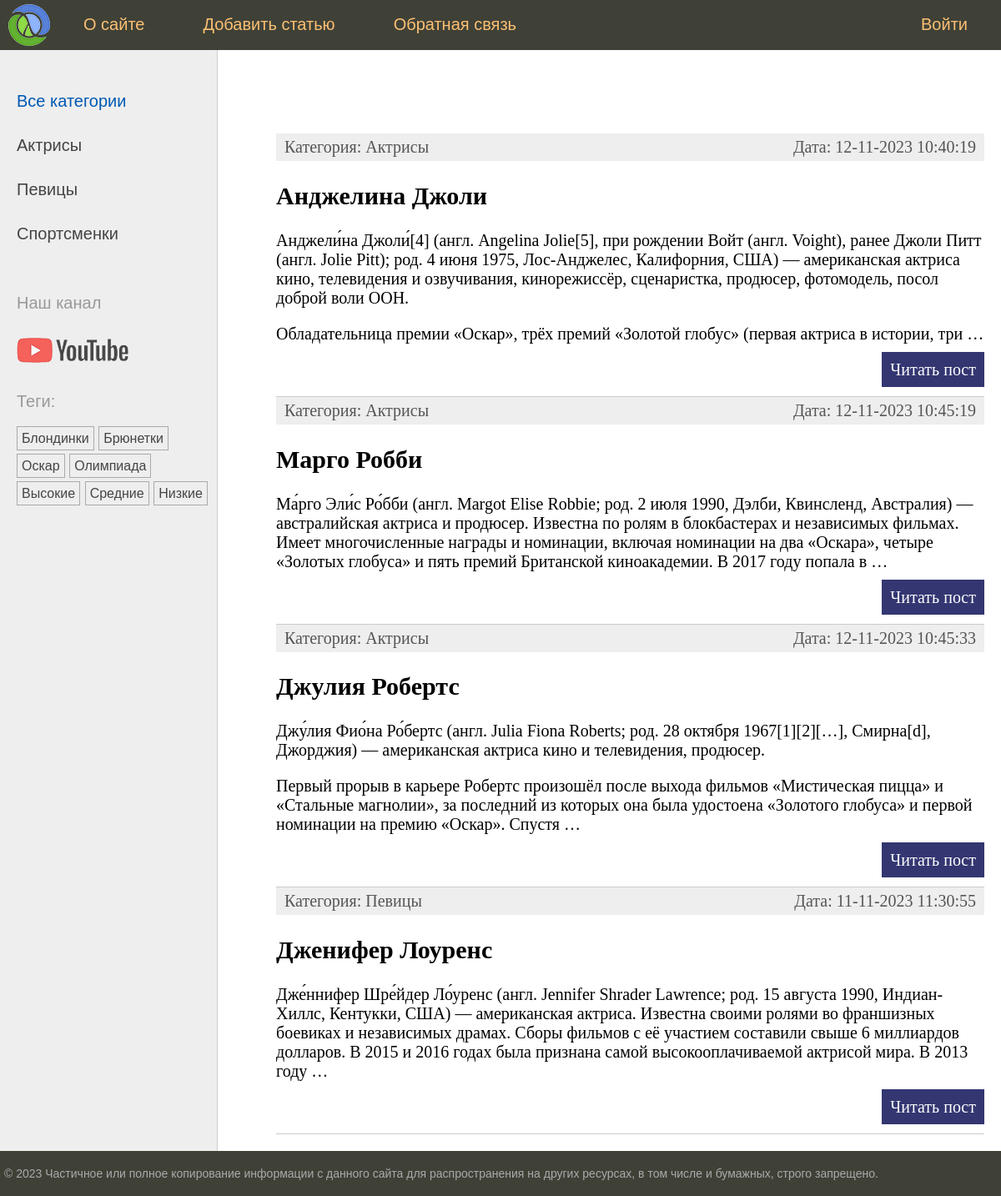
The page / on the database its author committed.
### women/models.py (models this page shows, shortened)
class Category(models.Model):
    name = models.CharField(max_length=100, db_index=True)
    slug = models.SlugField(max_length=255, unique=True, db_index=True)
    def get_absolute_url(self):
        return reverse('category', kwargs={'cat_slug': self.slug})

class TagPost(models.Model):
    tag = models.CharField(max_length=100, db_index=True)
    slug = models.SlugField(max_length=255, unique=True, db_index=True)
    def get_absolute_url(self):
        return reverse('tag', kwargs={'tag_slug': self.slug})

class Women(models.Model):
    class Status(models.IntegerChoices):
        DRAFT = 0, 'Черновик'
        PUBLISHED = 1, 'Опубликовано'
    title = models.CharField(max_length=255)
    slug = models.SlugField(max_length=255, unique=True, db_index=True)
    content = models.TextField(blank=True)
    time_create = models.DateTimeField(auto_now_add=True)
    time_update = models.DateTimeField(auto_now=True)
    is_published = models.BooleanField(choices=Status.choices, default=Status.DRAFT)
    cat = models.ForeignKey('Category', on_delete=models.PROTECT, related_name='posts')
    tags = models.ManyToManyField('TagPost', blank=True, related_name='tags')
    husband = models.OneToOneField('Husband', on_delete=models.SET_NULL, null=True, blank=True, related_name='wuman')
    objects = models.Manager()
    published = PublishedManager()
    class Meta:
        ordering = ['-time_create']
        indexes = [
            models.Index(fields=['-time_create']),
        ]
    def get_absolute_url(self):
        return reverse('post', kwargs={'post_slug': self.slug})

### women/views.py (the view)
# urls.py: path('', index, name='home'),
def index(request: HttpRequest) -> HttpResponse:
    posts = Women.published.all()
    data = {
        'title': 'Главная страница',
        'menu': menu,
        'posts': posts,
        'cat_selected': 0,
    }
    return render(request, 'women/index.html', context=data)

### women/models.py (called while the page is built)
    def get_queryset(self) -> models.QuerySet:
        return super().get_queryset().filter(is_published=Women.Status.PUBLISHED)

### women/templatetags/women_tags.py (called while the page is built)
@register.inclusion_tag('women/list_categories.html')
def show_categories(cat_selected: int = 0) -> dict[str, Category | int]:
    cats = Category.objects.all()
    return {'cats': cats, 'cat_selected': cat_selected}

@register.inclusion_tag('women/list_tags.html')
def show_all_tags() -> dict[str, TagPost]:
    return {'tags': TagPost.objects.all()}

### women/templates/women/index.html (shortened to what this page needs)
{% extends 'base.html' %}
{% block content %}
    <ul class="list-articles">
        {% for p in posts %}
            <li>
                <div class="article-panel">
                    <p class="first">Категория: {{ p.cat.name }}</p>
                    <p class="last">Дата: {{ p.time_update|date:"d-m-Y H:i:s" }}</p>
                </div>
                <h2>{{ p.title }}</h2>
                {% autoescape off %}
                    {{ p.content|linebreaks|truncatewords:50 }}
                {% endautoescape %}
                <p class="link-read-post"><a href="{{ p.get_absolute_url }}">Читать пост</a></p>
            </li>
        {% endfor %}
    </ul>
{% endblock %}

### women/templates/women/list_categories.html
{% for cat in cats %}
    {% if cat.id == cat_selected %}
        <li class="selected">{{ cat.name }}</li>
    {% else %}
        <li><a href="{{ cat.get_absolute_url }}">{{ cat.name }}</a></li>
    {% endif %}
{% endfor %}

### women/templates/women/list_tags.html
{% if tags %}
    <p>Теги: </p>
    <ul class="tags-list">
        {% for t in tags %}
            <li><a href="{{ t.get_absolute_url }}">{{ t.tag }}</a></li>
        {% endfor %}
    </ul>
{% endif %}

### women/static/women/css/styles.css (style rules this page uses)
html, body { font-family: 'Arial'; margin: 0; padding: 0; height: 100%; width: 100%; color: #444; }
a { color: #0059b2; text-decoration: none; }
p.link-read-post { text-align: right; }
p.link-read-post a { padding: 10px; min-width: 100px; background: #333671; color: #fff; text-decoration: none; }
div.article-panel { background: #eee; padding: 5px 10px 5px 10px; box-sizing: border-box; overflow: hidden; color: #555; }
div.article-panel p.first { margin: 0; float: left; }
div.article-panel p.last { margin: 0; float: right; }
ul.list-articles { list-style: none; margin: 0; padding: 0; }
ul.list-articles li { border-bottom: 1px solid #ccc; }
.left-chapters ul { width: 230px; margin: 0; padding: 20px 10px 10px 20px; list-style: none; font-size: 20px; }
.left-chapters ul li { margin: 30px 0 0 0; color: #999; }
.left-chapters ul li a { color: #444; text-decoration: none; }
ul.tags-list { width: 100%; margin: 0; padding: 0; list-style: none; }
ul.tags-list li { margin: 0; padding: 0 0 10px; display: inline-block; }
ul.tags-list li a { padding: 5px; font-size: 16px; border: 1px solid #aaa; }

### rows shown on the page
Category: name "Актрисы"
Category: name "Певицы"
Category: name "Спортсменки"
TagPost: tag "Блондинки"
TagPost: tag "Брюнетки"
TagPost: tag "Оскар"
TagPost: tag "Олимпиада"
TagPost: tag "Высокие"
TagPost: tag "Средние"
TagPost: tag "Низкие"
Women: cat.name "Актрисы", time_update "12-11-2023 10:40:19", title "Анджелина Джоли", content "Анджели́на Джоли́[4] (англ. Angelina Jolie[5], при рождении Войт (англ. Voight), ранее Джоли Питт (англ. Jolie Pitt); род. 4 июня 1975, Лос-Анджелес, Калифорния, США) — американская актриса кино, телевидения и озвучивания, кинорежиссёр, сценаристка, продюсер, фотомодель, посол доброй воли ООН. Обладательница премии «Оскар», трёх премий «Золотой глобус» (первая актриса в истории, три …"
Women: cat.name "Актрисы", time_update "12-11-2023 10:45:19", title "Марго Робби", content "Ма́рго Эли́с Ро́бби (англ. Margot Elise Robbie; род. 2 июля 1990, Дэлби, Квинсленд, Австралия) — австралийская актриса и продюсер. Известна по ролям в блокбастерах и независимых фильмах. Имеет многочисленные награды и номинации, включая номинации на два «Оскара», четыре «Золотых глобуса» и пять премий Британской киноакадемии. В 2017 году попала в …"
Women: cat.name "Актрисы", time_update "12-11-2023 10:45:33", title "Джулия Робертс", content "Джу́лия Фио́на Ро́бертс (англ. Julia Fiona Roberts; род. 28 октября 1967[1][2][…], Смирна[d], Джорджия) — американская актриса кино и телевидения, продюсер. Первый прорыв в карьере Робертс произошёл после выхода фильмов «Мистическая пицца» и «Стальные магнолии», за последний из которых она была удостоена «Золотого глобуса» и первой номинации на премию «Оскар». Спустя …"
Women: cat.name "Певицы", time_update "11-11-2023 11:30:55", title "Дженифер Лоуренс", content "Дже́ннифер Шре́йдер Ло́уренс (англ. Jennifer Shrader Lawrence; род. 15 августа 1990, Индиан-Хиллс, Кентукки, США) — американская актриса. Известна своими ролями во франшизных боевиках и независимых драмах. Сборы фильмов с её участием составили свыше 6 миллиардов долларов. В 2015 и 2016 годах была признана самой высокооплачиваемой актрисой мира. В 2013 году …"

### other values the page prints
{{ m.title }} "О сайте" "Добавить статью" "Обратная связь" "Войти"
